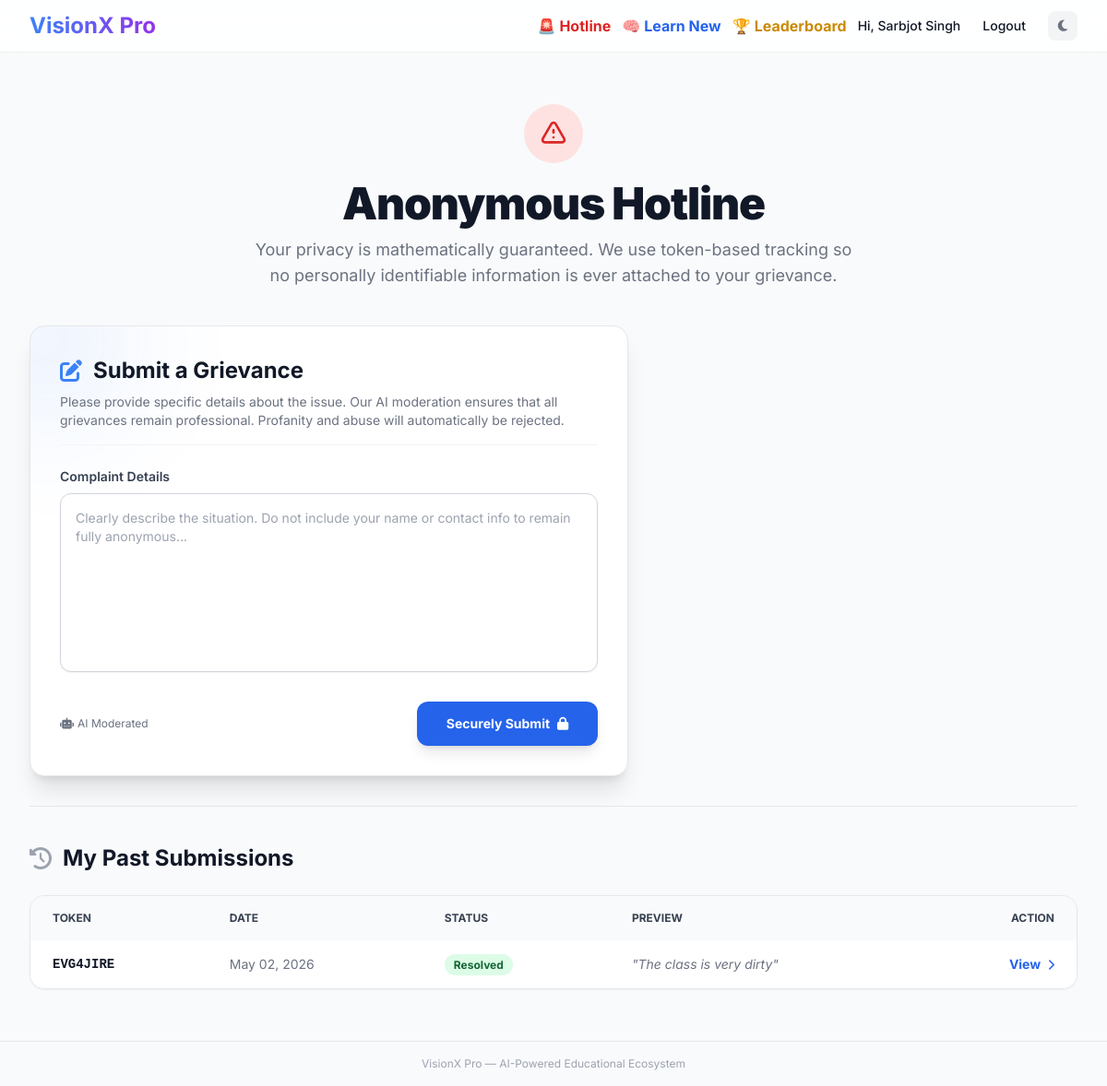
Screenshot of /student/complaints (signed in) with the database file from the repository.
### models.py (models this page shows)
class User(db.Model, UserMixin):
    id = db.Column(db.Integer, primary_key=True)
    username = db.Column(db.String(50), nullable=False)
    email = db.Column(db.String(100), unique=True, nullable=False)
    password_hash = db.Column(db.String(200), nullable=False)
    role = db.Column(db.String(20), nullable=False)
    department_id = db.Column(db.Integer, db.ForeignKey('department.id'), nullable=True)
    class_id = db.Column(db.Integer, db.ForeignKey('class.id'), nullable=True)
    assigned_class = db.relationship('Class', back_populates='students')
    credits = db.Column(db.Integer, default=0)
    attendance_percentage = db.Column(db.Float, default=0.0)

class Complaint(db.Model):
    id = db.Column(db.Integer, primary_key=True)
    secret_token = db.Column(db.String(50), unique=True, nullable=False)
    department_id = db.Column(db.Integer, db.ForeignKey('department.id'), nullable=False)
    student_id = db.Column(db.Integer, db.ForeignKey('user.id'), nullable=True)
    text = db.Column(db.Text, nullable=False)
    status = db.Column(db.String(20), default='Pending') # Pending, Escalated, Resolved, Reopened
    assigned_to = db.Column(db.String(20), default='HOD') # HOD, Director
    hod_response = db.Column(db.Text, nullable=True)
    is_escalated_to_director = db.Column(db.Boolean, default=False)
    escalation_history = db.Column(db.Text, nullable=True)
    created_at = db.Column(db.DateTime, default=datetime.utcnow)
    department = db.relationship('Department')
    student = db.relationship('User', foreign_keys=[student_id])

### routes/student.py (the view)
@student.route('/student/complaints')
@login_required
def complaints_portal():
    if current_user.role != 'Student':
        return "Unauthorized", 403
    my_complaints = Complaint.query.filter_by(student_id=current_user.id).order_by(Complaint.created_at.desc()).all()
    return render_template('student_complaints.html', tracked_complaint=None, my_complaints=my_complaints)

### app.py (called while the page is built)
@login_manager.user_loader
def load_user(user_id):
    return db.session.get(User, int(user_id))

### templates/student_complaints.html (shortened to what this page needs)
{% extends "base.html" %}
{% block content %}
<div class="max-w-6xl mx-auto space-y-8 py-8 px-4 sm:px-0">
    <div class="text-center space-y-3 mb-10">
        <div class="inline-flex items-center justify-center w-16 h-16 rounded-full bg-red-100 dark:bg-red-900/30 text-red-600 dark:text-red-400 mb-2">
            <svg class="w-8 h-8" fill="none" stroke="currentColor" viewBox="0 0 24 24"><path stroke-linecap="round" stroke-linejoin="round" stroke-width="2" d="M12 9v2m0 4h.01m-6.938 4h13.856c1.54 0 2.502-1.667 1.732-3L13.732 4c-.77-1.333-2.694-1.333-3.464 0L3.34 16c-.77 1.333.192 3 1.732 3z"></path></svg>
        </div>
        <h2 class="text-4xl md:text-5xl font-black text-gray-900 dark:text-white tracking-tight">Anonymous Hotline</h2>
        <p class="text-gray-500 dark:text-gray-400 text-lg max-w-2xl mx-auto">Your privacy is mathematically guaranteed. We use token-based tracking so no personally identifiable information is ever attached to your grievance.</p>
    </div>
    <div class="grid grid-cols-1 lg:grid-cols-12 gap-8">
        <div class="lg:col-span-7 space-y-8">
            <div class="card p-8 rounded-2xl border border-gray-200 dark:border-gray-700 shadow-xl relative overflow-hidden h-full">
                <div class="absolute -left-20 -top-20 w-48 h-48 bg-brand-500 opacity-10 rounded-full blur-3xl"></div>
                <div class="relative z-10">
                    <h3 class="text-2xl font-bold mb-2 text-gray-900 dark:text-white flex items-center">
                        <i class="fas fa-edit text-brand-500 mr-3"></i> Submit a Grievance
                    </h3>
                    <p class="text-sm text-gray-500 dark:text-gray-400 mb-6 pb-4 border-b border-gray-100 dark:border-gray-800">
                        Please provide specific details about the issue. Our AI moderation ensures that all grievances remain professional. Profanity and abuse will automatically be rejected.
                    </p>
                    <form action="{{ url_for('student.submit_complaint') }}" method="POST" class="space-y-6">
                        <div>
                            <label class="block text-sm font-semibold text-gray-700 dark:text-gray-300 mb-2">Complaint Details</label>
                            <textarea name="complaint_text" rows="8" class="w-full bg-white dark:bg-darkbase border border-gray-300 dark:border-gray-600 text-gray-900 dark:text-white text-sm rounded-xl focus:ring-brand-500 focus:border-brand-500 block p-4 shadow-sm resize-none transition-shadow hover:shadow-md" placeholder="Clearly describe the situation. Do not include your name or contact info to remain fully anonymous..." required></textarea>
                        </div>
                        <div class="flex items-center justify-between pt-2">
                            <div class="text-xs text-gray-500 dark:text-gray-400 flex items-center">
                                <i class="fas fa-robot mr-1"></i> AI Moderated
                            </div>
                            <button type="submit" class="inline-flex items-center justify-center text-white bg-brand-600 hover:bg-brand-700 font-bold rounded-xl text-sm px-8 py-3.5 transition shadow-lg hover:shadow-brand-500/30 hover:-translate-y-0.5">
                                Securely Submit <i class="fas fa-lock ml-2"></i>
                            </button>
                        </div>
                    </form>
                </div>
            </div>
        </div>
        <div class="lg:col-span-5 space-y-8">
        </div>
    </div>
    {% if my_complaints %}
    <div class="pt-10 mt-10 border-t border-gray-200 dark:border-gray-800">
        <h3 class="text-2xl font-bold mb-6 text-gray-900 dark:text-white flex items-center">
            <i class="fas fa-history text-gray-400 mr-3"></i> My Past Submissions
        </h3>
        <div class="overflow-x-auto rounded-2xl border border-gray-200 dark:border-gray-700 shadow-sm">
            <table class="w-full text-sm text-left text-gray-500 dark:text-gray-400">
                <thead class="text-xs text-gray-700 uppercase bg-gray-50 dark:bg-gray-800 dark:text-gray-300">
                    <tr>
                        <th scope="col" class="px-6 py-4 rounded-tl-xl">Token</th>
                        <th scope="col" class="px-6 py-4">Date</th>
                        <th scope="col" class="px-6 py-4">Status</th>
                        <th scope="col" class="px-6 py-4 max-w-xs">Preview</th>
                        <th scope="col" class="px-6 py-4 text-right rounded-tr-xl">Action</th>
                    </tr>
                </thead>
                <tbody class="divide-y divide-gray-200 dark:divide-gray-700 bg-white dark:bg-darkcard">
                    {% for c in my_complaints %}
                    <tr class="hover:bg-gray-50 dark:hover:bg-gray-800/50 transition-colors">
                        <td class="px-6 py-4 font-mono font-bold text-gray-900 dark:text-white">
                            {{ c.secret_token }}
                        </td>
                        <td class="px-6 py-4 whitespace-nowrap">
                            {{ c.created_at.strftime('%b %d, %Y') }}
                        </td>
                        <td class="px-6 py-4 whitespace-nowrap">
                            <span class="px-2.5 py-1 text-xs font-bold rounded-full
                                {% if c.status == 'Pending' %} bg-yellow-100 text-yellow-800 dark:bg-yellow-900/30 dark:text-yellow-400
                                {% elif c.status == 'Resolved' %} bg-green-100 text-green-800 dark:bg-green-900/30 dark:text-green-400
                                {% else %} bg-red-100 text-red-800 dark:bg-red-900/30 dark:text-red-400 {% endif %}">
                                {{ c.status }}
                            </span>
                        </td>
                        <td class="px-6 py-4 max-w-xs truncate italic text-gray-500 dark:text-gray-400">
                            "{{ c.text[:40] }}{% if c.text|length > 40 %}...{% endif %}"
                        </td>
                        <td class="px-6 py-4 text-right">
                            <form action="{{ url_for('student.track_complaint') }}" method="POST" class="inline">
                                <button type="submit" class="font-bold text-brand-600 dark:text-brand-400 hover:underline">View <i class="fas fa-chevron-right ml-1 text-xs"></i></button>
                            </form>
                        </td>
                    </tr>
                    {% endfor %}
                </tbody>
            </table>
        </div>
    </div>
    {% endif %}
</div>
{% endblock %}

### templates/base.html (shortened to what this page needs)
<!DOCTYPE html>
<html lang="en" class="light">
<head>
    <link rel="stylesheet" href="https://cdnjs.cloudflare.com/ajax/libs/font-awesome/6.5.1/css/all.min.css" />
    <script src="https://cdn.tailwindcss.com"></script>
</head>
<body class="bg-gray-50 dark:bg-darkbase text-gray-900 dark:text-gray-100 min-h-screen flex flex-col font-sans">
    <nav class="glass sticky top-0 z-50 transition-colors duration-200">
        <div class="max-w-7xl mx-auto px-4 sm:px-6 lg:px-8">
            <div class="flex justify-between items-center h-14">
                <a href="{% if current_user.is_authenticated %}{% if current_user.role == 'Technical Head' %}{{ url_for('auth.admin_dashboard') }}{% elif current_user.role == 'Teacher' %}{{ url_for('teacher.dashboard') }}{% elif current_user.role == 'Student' %}{{ url_for('student.dashboard') }}{% elif current_user.role == 'HOD' %}{{ url_for('hod_director.dashboard') }}{% elif current_user.role == 'Director' %}{{ url_for('hod_director.director_dashboard') }}{% else %}/{% endif %}{% else %}/{% endif %}" class="text-2xl font-bold bg-clip-text text-transparent bg-gradient-to-r from-brand-500 to-purple-600 hover:scale-105 transition-transform duration-300">
                </a>
                <div class="flex items-center gap-2 sm:gap-3">
                    {% if current_user.is_authenticated %}
                        {% if current_user.role == 'Student' %}
                        <a href="{{ url_for('student.complaints_portal') }}" class="flex items-center text-red-600 dark:text-red-400 font-bold hover:scale-105 transition-transform">
                            🚨 <span class="hidden sm:inline ml-1">Hotline</span>
                        </a>
                        <a href="{{ url_for('student.learn_new_dashboard') }}" class="flex items-center text-blue-600 dark:text-blue-400 font-bold hover:scale-105 transition-transform">
                            🧠 <span class="hidden sm:inline ml-1">Learn New</span>
                        </a>
                        <a href="{{ url_for('student.leaderboard') }}" class="flex items-center text-yellow-600 dark:text-yellow-400 font-bold hover:scale-105 transition-transform">
                            🏆 <span class="hidden sm:inline ml-1">Leaderboard</span>
                        </a>
                        {% endif %}
                        <span class="text-sm font-medium hidden sm:inline">Hi, {{ current_user.username }}</span>
                        <a href="{{ url_for('auth.logout') }}" class="px-3 py-2 rounded-lg text-sm font-medium hover:bg-gray-200 dark:hover:bg-gray-700 transition duration-200">Logout</a>
                    {% else %}
                        <a href="{{ url_for('auth.login') }}" class="btn-primary text-xs px-4 py-2">Login</a>
                    {% endif %}
                    <button id="themeToggle" class="w-8 h-8 flex items-center justify-center rounded-lg bg-gray-100 hover:bg-gray-200 dark:bg-gray-800 dark:hover:bg-gray-700 transition-colors text-gray-500 dark:text-gray-400">
                        <i class="fa-solid fa-moon text-sm block dark:hidden"></i>
                    </button>
                </div>
            </div>
        </div>
    </nav>
    <main class="flex-grow w-full max-w-7xl mx-auto px-4 sm:px-6 lg:px-8 py-6">
        {% block content %}{% endblock %}
    </main>
    <footer class="border-t border-gray-200 dark:border-gray-800 py-4 mt-auto">
        <p class="text-center text-xs text-gray-400 dark:text-gray-600">VisionX Pro — AI-Powered Educational Ecosystem</p>
    </footer>
</body>
</html>

### templates/base.html (style rules this page uses)
.glass { background: rgba(255, 255, 255, 0.85); backdrop-filter: blur(16px); -webkit-backdrop-filter: blur(16px); border-bottom: 1px solid rgba(0, 0, 0, 0.06); }
.card { background: #fff; border-radius: 1rem; border: 1px solid #e5e7eb; box-shadow: 0 1px 3px rgba(0,0,0,0.04), 0 1px 2px rgba(0,0,0,0.03); overflow: hidden; transition: box-shadow 0.2s ease; }
main { animation: fadeIn 0.25s ease-out; }

### rows the page displays
User: username "Sarbjot Singh"
Complaint: secret_token "EVG4JIRE", created_at "May 02, 2026", status "Resolved", text "The class is very dirty"
